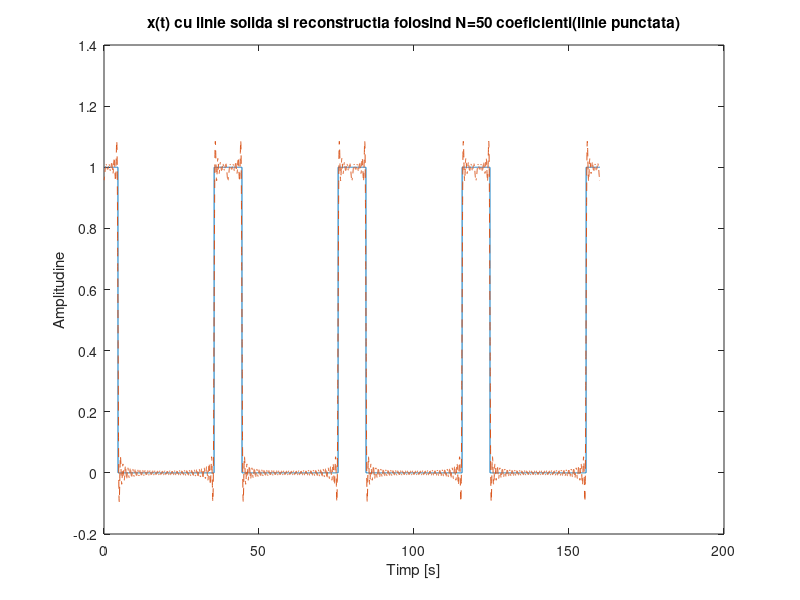
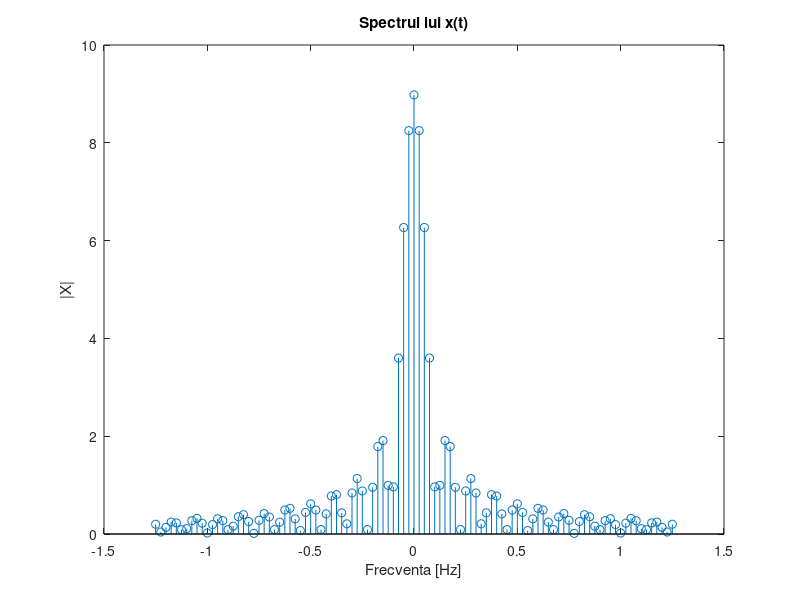

Here is the MATLAB script that generated these plots, in order:
N = 50; % numarul de coeficienti
D = 9; % durata
P = 40; % perioada
F=1/P; % frecventa 
w0=2*pi/P; % pulsatia
t=0:0.02:P-0.02; % timpul pe care calculam integrala (o perioada); 
                 % rezolutia temporala trebuie sa fie de 2 ori mai mica decat perioada semnalului (teorema esantionarii);

x = zeros(1,size(t,2)); % initializarea lui x cu zerouri
x(t<=D/2) =1; % de la 0 la D/2 x are valoarea 1
x(t>P-D/2) =1; % de la D/2 la P x are valoarea 1
t_4perioade = 0:0.02:4*P-0.02; % vectorul timp pentru reprezentarea pe 4 perioade
x_4perioade = repmat(x,1,4); % vectorul x pentru reprezentarea pe 4 perioade
   
% integrala numerica prin functia trapz
for k = -N:N
    x_temp = x;
    x_temp = x_temp.*exp(-j*k*w0*t); % vectorul inmultit cu termenul corespunzator
    X(k+51) = trapz(t,x_temp); % trapz calculeaza integrala prin metoda trapezului 
    %(imparte suprafata in forme trapezoidale pentru a calcula mai usor aria)
end

x_refacut(1:length(t)) = 0; % initializarea semnalului reconstruit cu N puncte

%reconstructia lui x(t) folosind N coeficienti
for index = 1:length(t);
for k = -N:N
x_refacut(index) = x_refacut(index) + (1/P)*X(k+N+1)*exp(j*k*w0*t(index));
end
end

figure(1);
plot(t_4perioade,x_4perioade); % afisarea lui x(t)
title('x(t) cu linie solida si reconstructia folosind N=50 coeficienti(linie punctata)');
hold on
x_refacut_4perioade = repmat(x_refacut,1,4); % generarea lui x reconstruit pentru 4 perioade
plot(t_4perioade,x_refacut_4perioade,'--'); % afisarea lui x reconstruit pentru 4 perioade
xlabel('Timp [s]');
ylabel('Amplitudine');

f = -N*F:F:N*F; % generarea vectorului de frecvente
figure(2);
stem(f,abs(X)); % afisarea lui X
title('Spectrul lui x(t)');
xlabel('Frecventa [Hz]');
ylabel('|X|');

%%
% Teoria seriilor Fourier ne spune
% ca orice semnal periodic poate fi aproximat printr-o suma infinita de sinusi si
% cosinusi de diferite frecvente fiecare ponderat cu un anumit coeficient. Acesti coeficienti
% reprezinta practic spectrul.
% Semnalul reconstruit folosind un numar finit de termeni se apropie ca
% forma de semnalul original cu o anumita marja de eroare. In plus se observa faptul ca semnalul poate fi aproximat printr-o
% suma de sinusoide: variatiile semanlului au un caracter de sinusoida.